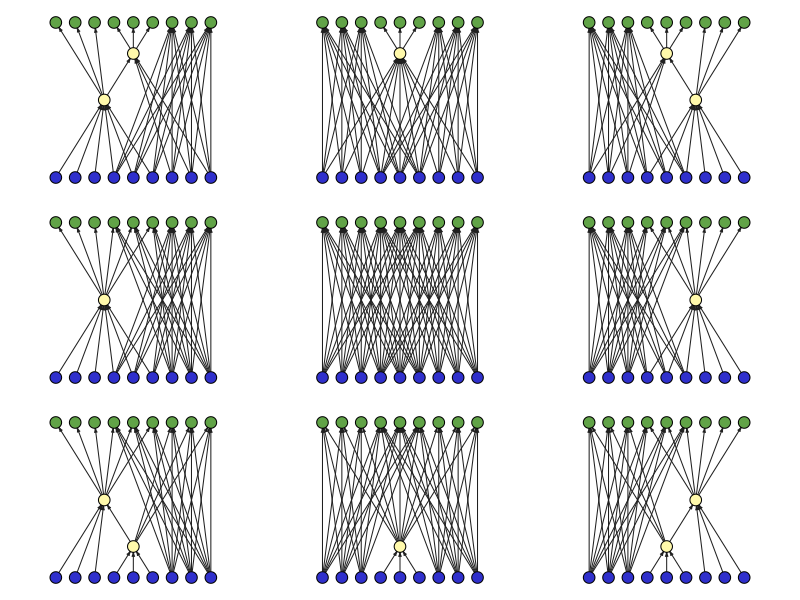
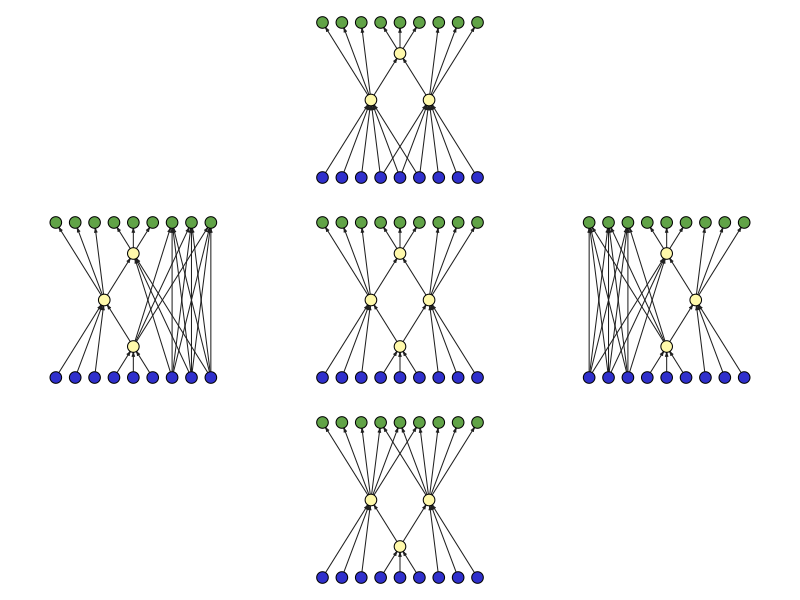

Reproduce these figures in R, in order.

suppressMessages(library(igraph))

N <- 9
middle <- 3

N_color <- "#3030cc"
M_color <- "#61a347"
concept_color <- "#fff9ab"
edges_color <- "#202020"
vertex_size <- 15

outer <- (N-middle)/2
L <- list(c(1:outer), c((outer+1):(outer+middle)), c((outer+middle+1):N))
N <- sum(length(unlist(L)))
U <- lapply(L, function(u) {u+N})
M <- N

focus_one_cluster <- function() {
    edges <- c()
    N12 <- outer + middle
    for(i in 1:N12) {
        for(j in 1:N12) {
            edges <- c(edges, c(i,N12+j))
        }
    }
    graph <- make_bipartite_graph(c(rep(0, N12), rep(1, N12)), edges, directed = TRUE)
    add_vertices(graph, 2*outer)
    locations1 <- t(sapply(1:N12, function(j) { c(j,0) }))
    locations2 <- t(sapply(1:N12, function(j) { c(j,1) }))
    locations3 <- t(sapply(((N12+1):N), function(j){ c(j,0) }))
    locations4 <- t(sapply(((N12+1):M), function(j){ c(j,1) }))
    locations <- rbind(locations1, locations2, locations3, locations4)
    vertex_colors <- c(rep(N_color, N12), rep(M_color, N12), rep(N_color, outer), rep(M_color, outer))
    return(list(graph, locations, vertex_colors))
}

focus_one_cluster_binding <- function() {
    binding <- N+M+1
    edges <- c()
    N12 <- outer + middle
    for(i in 1:N12) {
        l <- i
        edges <- c(edges, c(l, binding))
    }
    for(j in 1:N12) {
        u <- j + N12
        edges <- c(edges, c(binding, u))
    }
    graph <- make_graph(edges, directed = TRUE)
    add_vertices(graph, 2*outer)
    locations1 <- t(sapply(1:N12, function(j) { c(j,0) }))
    locations2 <- t(sapply(1:N12, function(j) { c(j,1) }))
    locations3 <- t(sapply(((N12+1):N), function(j){ c(j,0) }))
    locations4 <- t(sapply(((N12+1):M), function(j){ c(j,1) }))
    locations <- rbind(locations1, locations2, locations3, locations4, get_location("12"))
    vertex_colors <- c(rep(N_color, N12), rep(M_color, N12), rep(N_color, outer), rep(M_color, outer), concept_color)
    return(list(graph, locations, vertex_colors))
}

get_location <- function(label=c("12", "23", "mid_L", "mid_U")) {
    d <- ( (middle+outer-1) ) /2
    i <- (middle-1)
    a <- (outer)
    e <- i / (2*(a+i))

    if(label == "12") {
        return(c( 1 +         d, 0.50))
    }
    if(label == "23") {
        return(c( 1 + (N-1) - d, 0.50))
    }
    if(label == "mid_L") {
        return(c( 1 + (N-1)/2, e))
    }
    if(label == "mid_U") {
        return(c( 1 + (N-1)/2, 1-e))
    }
}

get_all_edges <- function(set1, set2) {
    edges <- c()
    for(s1 in set1) {
        for(s2 in set2) {
            edges <- c(edges, c(s1,s2))
        }
    }
    return(edges)
}

single_binding <- function(label=c("12", "23", "mid_L", "mid_U", "none")) {
    edges <- c()
    additional <- N+M+1

    for(I in 1:3) {
        for(J in 1:3) {
            if(label == "12" && I %in% c(1,2) && J %in% c(1,2)) {
                next
            }
            if(label == "23" && I %in% c(2,3) && J %in% c(2,3)) {
                next
            }
            if(label == "mid_L" && J == 2) {
                next
            }
            if(label == "mid_U" && I == 2) {
                next
            }
            if(abs(I-J) > 1) {
                next
            }
            edges <- c(edges, get_all_edges(L[[J]], U[[I]]))
        }
    }

    if(label == "12") {
        for(I in 1:2) {
            for(u in U[[I]]) {
                edges <- c(edges, c(additional, u))
            }
        }
        for(J in 1:2) {
            for(l in L[[J]]) {
                edges <- c(edges, c(l, additional))
            }
        }
    }
    if(label == "23") {
        for(I in 2:3) {
            for(u in U[[I]]) {
                edges <- c(edges, c(additional, u))
            }
        }
        for(J in 2:3) {
            for(l in L[[J]]) {
                edges <- c(edges, c(l, additional))
            }
        }
    }
    if(label == "mid_L") {
        for(l in L[[2]]) {
            edges <- c(edges, c(l, additional))
        }
        for(u in unlist(U)) {
            edges <- c(edges, c(additional, u))
        }
    }
    if(label == "mid_U") {
        for(l in unlist(L)) {
            edges <- c(edges, c(l, additional))
        }
        for(u in U[[2]]) {
            edges <- c(edges, c(additional, u))
        }
    }

    locations1 <- t(sapply(1:N, function(j) { c(j,0) }))
    locations2 <- t(sapply(1:M, function(j) { c(j,1) }))
    if(label == "none") {
        locations <- rbind(locations1, locations2)
        vertex_colors <- c(rep(N_color, N), rep(M_color, M))
    } else {
        locations <- rbind(locations1, locations2, get_location(label=label))
        vertex_colors <- c(rep(N_color, N), rep(M_color, M), rep(concept_color, 1))
    }
    graph <- make_graph(edges, directed = TRUE)
    return(list(graph, locations, vertex_colors))
}

double_binding <- function(labels=c("12", "23", "mid_L", "mid_U", "none")) {
    edges <- c()
    additionals <- c(N+M+1, N+M+2)

    for(I in 1:3) {
        for(J in 1:3) {
            if("12" %in% labels && I %in% c(1,2) && J %in% c(1,2)) {
                next
            }
            if("23" %in% labels && I %in% c(2,3) && J %in% c(2,3)) {
                next
            }
            if("mid_L" %in% labels && J == 2) {
                next
            }
            if("mid_U" %in% labels && I == 2) {
                next
            }
            if(abs(I-J) > 1) {
                next
            }
            edges <- c(edges, get_all_edges(L[[J]], U[[I]]))
        }
    }

    count = 1
    for(label in labels) {
        additional <- additionals[count]
        count <- count + 1
        if(label == "12") {
            for(I in 1:2) {
                if(labels[count] == "mid_U" && I == 2) {
                    next
                }
                for(u in U[[I]]) {
                    edges <- c(edges, c(additional, u))
                }
            }
            for(J in 1:2) {
                if(labels[count] == "mid_L" && J == 2) {
                    next
                }
                for(l in L[[J]]) {
                    edges <- c(edges, c(l, additional))
                }
            }
        }
        if(label == "23") {
            for(I in 2:3) {
                if(labels[count] == "mid_U" && I == 2) {
                    next
                }
                for(u in U[[I]]) {
                    edges <- c(edges, c(additional, u))
                }
            }
            for(J in 2:3) {
                if(labels[count] == "mid_L" && J == 2) {
                    next
                }
                for(l in L[[J]]) {
                    edges <- c(edges, c(l, additional))
                }
            }
        }
        if(label == "mid_L") {
            for(l in L[[2]]) {
                edges <- c(edges, c(l, additional))
            }
            Uset <- unlist(U)
            if(labels[count-2] == "12") {
                Uset <- U[[3]]
            }
            if(labels[count-2] == "23") {
                Uset <- U[[1]]
            }
            for(u in Uset) {
                edges <- c(edges, c(additional, u))
            }
        }
        if(label == "mid_U") {
            if(labels[count-2] == "12") {
                Lset <- L[[3]]
            }
            if(labels[count-2] == "23") {
                Lset <- L[[1]]
            }
            for(l in Lset) {
                edges <- c(edges, c(l, additional))
            }
            for(u in U[[2]]) {
                edges <- c(edges, c(additional, u))
            }
        }
    }
    if(labels[2] %in% c("mid_L")) {
        additionals <- c(additionals[2], additionals[1])
    }
    edges <- c(edges, additionals)

    locations1 <- t(sapply(1:N, function(j) { c(j,0) }))
    locations2 <- t(sapply(1:M, function(j) { c(j,1) }))
    locations <- rbind(locations1, locations2, get_location(label=labels[1]), get_location(label=labels[2]))
    vertex_colors <- c(rep(N_color, N), rep(M_color, M), rep(concept_color, 2))
    graph <- make_graph(edges, directed = TRUE)
    return(list(graph, locations, vertex_colors))
}

triple_binding <- function(missing=c("12", "23", "mid_L", "mid_U")) {
    edges <- c()
    all4 <- c("12", "23", "mid_L", "mid_U")
    remaining <- setdiff(all4, missing)
    additionals <- c(N+M+1, N+M+2, N+M+3)

    for(I in 1:3) {
        for(J in 1:3) {
            if("12" %in% remaining && I %in% c(1,2) && J %in% c(1,2)) {
                next
            }
            if("23" %in% remaining && I %in% c(2,3) && J %in% c(2,3)) {
                next
            }
            if("mid_L" %in% remaining && J == 2) {
                next
            }
            if("mid_U" %in% remaining && I == 2) {
                next
            }
            if(abs(I-J) > 1) {
                next
            }
            edges <- c(edges, get_all_edges(L[[J]], U[[I]]))
        }
    }

    ranks <- c(0, 0, -1, 1)
    names(ranks) <- all4
    for(i in 1:3) {
        for(j in 1:3) {
            ci <- remaining[i]
            cj <- remaining[j]
            if(ranks[ci] > ranks[cj] && abs(ranks[ci]-ranks[cj]) < 2) {
                edges <- c(edges, c(additionals[j], additionals[i]))
            }
        }
    }

    names(additionals) <- remaining
    for(label in remaining) {
        if(label == "mid_U") {
            for(u in U[[2]]) {
                edges <- c(edges, c(additionals[label], u))
            }
        }
        if(label == "mid_L") {
            for(l in L[[2]]) {
                edges <- c(edges, c(l, additionals[label]))
            }
        }
        if(label == "12") {
            for(l in L[[1]]) {
                edges <- c(edges, c(l, additionals[label]))
            }
            for(u in U[[1]]) {
                edges <- c(edges, c(additionals[label], u))
            }
        }
        if(label == "23") {
            for(l in L[[3]]) {
                edges <- c(edges, c(l, additionals[label]))
            }
            for(u in U[[3]]) {
                edges <- c(edges, c(additionals[label], u))
            }
        }
    }

    if(missing == "mid_U") {
        for(u in c(U[[2]])) {
            edges <- c(edges, c(additionals["12"], u))
        }
        for(u in c(U[[2]])) {
            edges <- c(edges, c(additionals["23"], u))
        }
    }
    if(missing == "mid_L") {
        for(l in c(L[[2]])) {
            edges <- c(edges, c(l, additionals["12"]))
        }
        for(l in c(L[[2]])) {
            edges <- c(edges, c(l, additionals["23"]))
        }
    }
    if(missing == "12") {
        for(u in c(U[[1]])) {
            edges <- c(edges, c(additionals["mid_L"], u))
        }
        for(l in c(L[[1]])) {
            edges <- c(edges, c(l, additionals["mid_U"]))
        }
    }
    if(missing == "23") {
        for(u in c(U[[3]])) {
            edges <- c(edges, c(additionals["mid_L"], u))
        }
        for(l in c(L[[3]])) {
            edges <- c(edges, c(l, additionals["mid_U"]))
        }
    }

    locations1 <- t(sapply(1:N, function(j) { c(j,0) }))
    locations2 <- t(sapply(1:M, function(j) { c(j,1) }))
    locations <- rbind(locations1, locations2, get_location(remaining[1]), get_location(remaining[2]), get_location(remaining[3]))
    vertex_colors <- c(rep(N_color, N), rep(M_color, M), rep(concept_color, 3))
    graph <- make_graph(edges, directed = TRUE)
    return(list(graph, locations, vertex_colors))
}

bind_all <- function() {
    pair_binding_L <- matrix(0, nrow=3, ncol=3)
    pair_binding_U <- matrix(0, nrow=3, ncol=3)
    pair_binding_L[1,2] <- N+M+1
    pair_binding_U[1,2] <- N+M+1
    pair_binding_L[2,3] <- N+M+2
    pair_binding_U[2,3] <- N+M+2
    mid_L <- N+M+3
    mid_U <- N+M+4
    edges <- c()
    for(I in 1:3) {
        for(J in 1:3) {
            if(pair_binding_U[I,J] != 0) {
                UIJ <- setdiff(union(U[[I]], U[[J]]), U[[2]])
                for(u in UIJ) {
                    edges <- c(edges, c(pair_binding_U[I,J], u))
                }
            }
            if(pair_binding_L[I,J] != 0) {
                LIJ <- setdiff(union(L[[I]], L[[J]]), L[[2]])
                for(l in LIJ) {
                    edges <- c(edges, c(l, pair_binding_L[I,J]))
                }
            }
        }
    }

    for(I in 1:3) {
        if(I == 2) {
            for(u in U[[I]]) {
                edges <- c(edges, c(mid_U, u))
            }
            for(l in L[[I]]) {
                edges <- c(edges, c(l, mid_L))
                c(l, mid_L)
            }
        }
    }

    edges <- c(edges, c(mid_L,               pair_binding_L[1,2]))
    edges <- c(edges, c(mid_L,               pair_binding_L[2,3]))
    edges <- c(edges, c(pair_binding_U[1,2], mid_U))
    edges <- c(edges, c(pair_binding_U[2,3], mid_U))

    locations1 <- t(sapply(1:N, function(j) { c(j,0) }))
    locations2 <- t(sapply(1:M, function(j) { c(j,1) }))

    locations <- rbind(locations1, locations2, get_location("12"), get_location("23"), get_location("mid_L"), get_location("mid_U"))
    graph <- make_graph(edges, directed = TRUE)
    vertex_colors <- c(rep(N_color, N), rep(M_color, M), rep(concept_color, 4))
    return(list(graph, locations, vertex_colors))
}

plot_result <- function(l) {
    plot(l[[1]], layout=l[[2]], vertex.label=NA, vertex.color=l[[3]], edge.color=edges_color, vertex.size=vertex_size, edge.arrow.size=0.2)
}

to_png <- function(l, name) {
    png(name)
    par(mar=c(0,0,0,0)+.1)
    plot_result(l)
}

graph_focus_one_cluster <- focus_one_cluster()
graph_focus_one_cluster_binding <- focus_one_cluster_binding()
graph_bicluster <- single_binding("none")
graph_single_12 <- single_binding("12")
graph_single_23 <- single_binding("23")
graph_single_mid_L <- single_binding("mid_L")
graph_single_mid_U <- single_binding("mid_U")
graph_12_mid_U <- double_binding(labels=c("12", "mid_U"))
graph_23_mid_U <- double_binding(labels=c("23", "mid_U"))
graph_12_mid_L <- double_binding(labels=c("12", "mid_L"))
graph_23_mid_L <- double_binding(labels=c("23", "mid_L"))
graph_triple_12 <- triple_binding("12")
graph_triple_23 <- triple_binding("23")
graph_triple_mid_L <- triple_binding("mid_L")
graph_triple_mid_U <- triple_binding("mid_U")
graph_bind_all <- bind_all()

# to_png(graph_focus_one_cluster, "graph_focus_one_cluster.png")
# to_png(graph_focus_one_cluster_binding, "graph_focus_one_cluster_binding.png")
# to_png(graph_bicluster, "graph_bicluster.png")
# to_png(graph_single_12, "graph_single_12.png")
# to_png(graph_single_23, "graph_single_23.png")
# to_png(graph_single_mid_L, "graph_single_mid_L.png")
# to_png(graph_single_mid_U, "graph_single_mid_U.png")
# to_png(graph_bind_all, "graph_bind_all.png")

dev.new()
par(mfrow = c(3, 3), mai=c(0.1,0.1,0.1,0.1))
plot_result(graph_12_mid_U)
plot_result(graph_single_mid_U)
plot_result(graph_23_mid_U)
plot_result(graph_single_12)
plot_result(graph_bicluster)
plot_result(graph_single_23)
plot_result(graph_12_mid_L)
plot_result(graph_single_mid_L)
plot_result(graph_23_mid_L)

dev.new()
par(mfrow = c(3, 3), mai=c(0.1,0.1,0.1,0.1))
plot.new()
plot_result(graph_triple_mid_L)
plot.new()
plot_result(graph_triple_23)
plot_result(graph_bind_all)
plot_result(graph_triple_12)
plot.new()
plot_result(graph_triple_mid_U)
plot.new()
